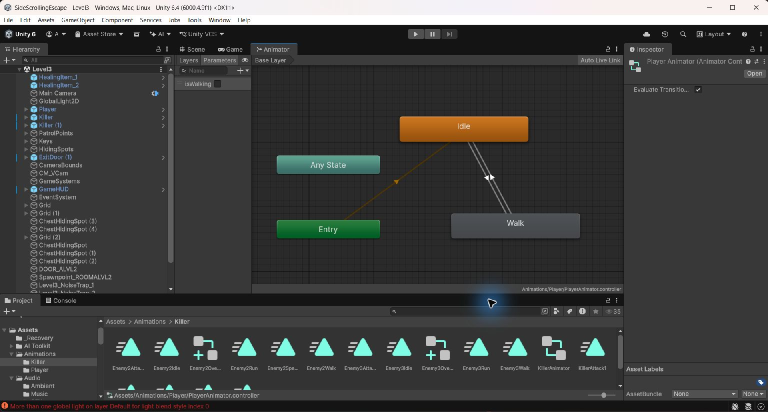
#> input picture artifacts/animation_ch3/player_full.jpg, 1536 x 824 px (shown at 1/2 size)
$ python edit_chapter.py
#> lines starting #> are read from the running program, lines starting #| are printed output that depends on the picture
from pathlib import Path
from copy import deepcopy
from docx import Document
from docx.shared import Inches, Pt, RGBColor
from docx.enum.text import WD_ALIGN_PARAGRAPH
from docx.oxml import OxmlElement
from docx.oxml.ns import qn
from PIL import Image

root=Path(__file__).resolve().parent
src=Path(r'D:\งาน\project_บทที่3_ปรับปรุงพร้อมไดอะแกรม.docx')
out=root/'project_บทที่3_เพิ่มแอนิเมชันตัวละครและKiller.docx'
Image.open(root/'player_full.jpg').crop((503,132,1245,541)).save(root/'player_animator.png')
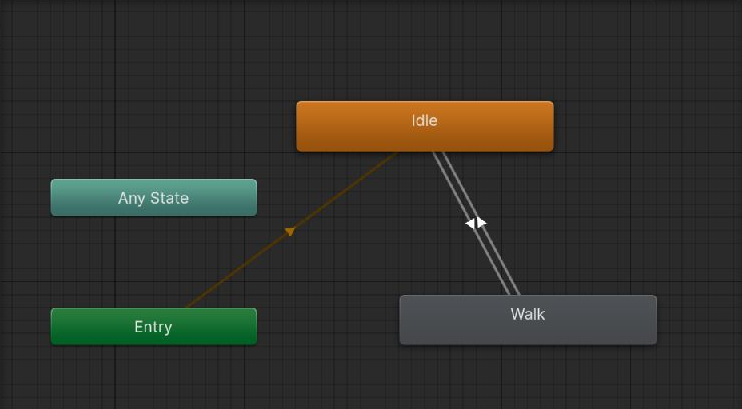
#> saved as player_animator.png: PIL image 742x409 RGB; mean R, G, B 48.7, 49.1, 44.1
Image.open(root/'killer_full.jpg').crop((0,131,1040,570)).save(root/'killer_animator.png')
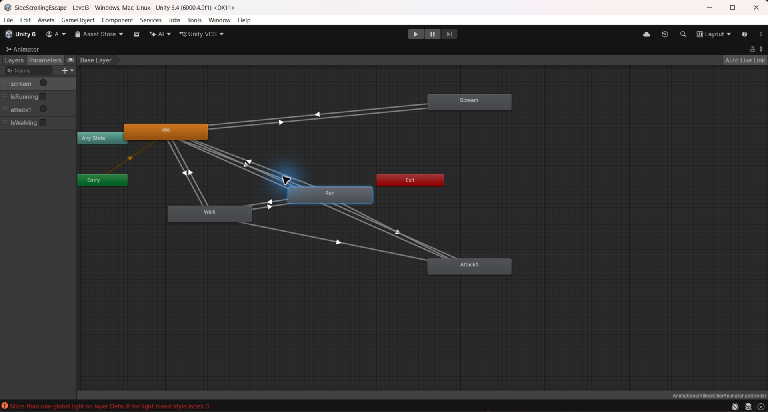
#> input picture artifacts/animation_ch3/killer_full.jpg, 1536 x 824 px (shown at 1/2 size)
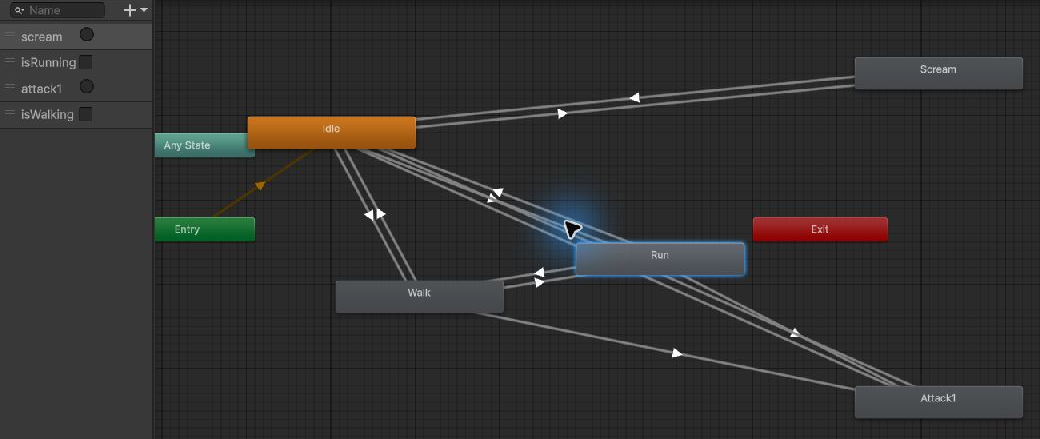
#> saved as killer_animator.png: PIL image 1040x439 RGB; mean R, G, B 48.8, 48.3, 47.6
#> (the run stopped early here; a loop or call above may not have finished)
